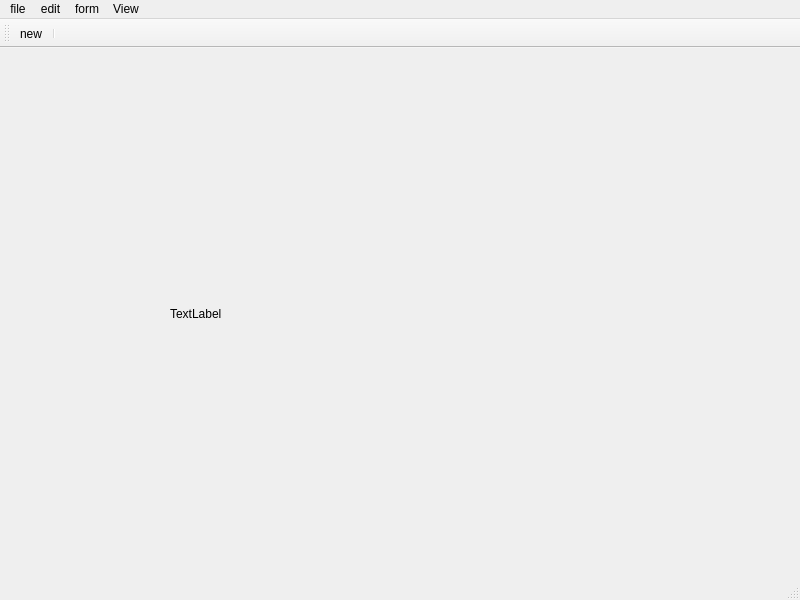
<?xml version="1.0" encoding="UTF-8"?>
<ui version="4.0">
 <class>MainWindow</class>
 <widget class="QMainWindow" name="MainWindow">
  <property name="geometry">
   <rect>
    <x>0</x>
    <y>0</y>
    <width>800</width>
    <height>600</height>
   </rect>
  </property>
  <property name="windowTitle">
   <string>MainWindow</string>
  </property>
  <widget class="QWidget" name="centralwidget">
   <widget class="QLabel" name="label">
    <property name="geometry">
     <rect>
      <x>170</x>
      <y>260</y>
      <width>54</width>
      <height>12</height>
     </rect>
    </property>
    <property name="text">
     <string>TextLabel</string>
    </property>
   </widget>
  </widget>
  <widget class="QMenuBar" name="menubar">
   <property name="geometry">
    <rect>
     <x>0</x>
     <y>0</y>
     <width>800</width>
     <height>23</height>
    </rect>
   </property>
   <widget class="QMenu" name="menufile">
    <property name="title">
     <string>file</string>
    </property>
   </widget>
   <widget class="QMenu" name="menuedit">
    <property name="title">
     <string>edit</string>
    </property>
   </widget>
   <widget class="QMenu" name="menuform">
    <property name="title">
     <string>form</string>
    </property>
   </widget>
   <widget class="QMenu" name="menuView">
    <property name="title">
     <string>View</string>
    </property>
    <addaction name="actionsd"/>
    <addaction name="actionds"/>
   </widget>
   <addaction name="menufile"/>
   <addaction name="menuedit"/>
   <addaction name="menuform"/>
   <addaction name="menuView"/>
  </widget>
  <widget class="QStatusBar" name="statusbar"/>
  <widget class="QToolBar" name="toolBar">
   <property name="windowTitle">
    <string>toolBar</string>
   </property>
   <attribute name="toolBarArea">
    <enum>TopToolBarArea</enum>
   </attribute>
   <attribute name="toolBarBreak">
    <bool>false</bool>
   </attribute>
   <addaction name="actionnew"/>
   <addaction name="separator"/>
  </widget>
  <action name="actionsd">
   <property name="text">
    <string>sd</string>
   </property>
   <property name="shortcut">
    <string>Ctrl+A</string>
   </property>
  </action>
  <action name="actionds">
   <property name="text">
    <string>sd</string>
   </property>
  </action>
  <action name="actionnew">
   <property name="text">
    <string>new</string>
   </property>
   <property name="toolTip">
    <string>new windows</string>
   </property>
  </action>
 </widget>
 <resources/>
 <connections/>
</ui>
